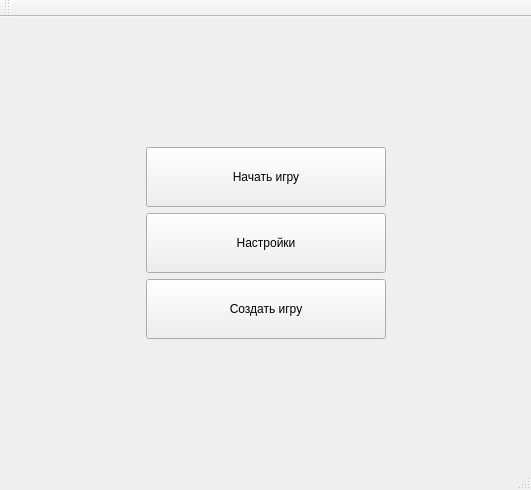
<?xml version="1.0" encoding="UTF-8"?>
<ui version="4.0">
 <class>MainWindow</class>
 <widget class="QMainWindow" name="MainWindow">
  <property name="geometry">
   <rect>
    <x>0</x>
    <y>0</y>
    <width>531</width>
    <height>490</height>
   </rect>
  </property>
  <property name="windowTitle">
   <string>MainWindow</string>
  </property>
  <widget class="QWidget" name="centralWidget">
   <layout class="QGridLayout" name="gridLayout">
    <item row="1" column="2">
     <spacer name="horizontalSpacer_2">
      <property name="orientation">
       <enum>Qt::Horizontal</enum>
      </property>
      <property name="sizeHint" stdset="0">
       <size>
        <width>40</width>
        <height>20</height>
       </size>
      </property>
     </spacer>
    </item>
    <item row="2" column="1">
     <spacer name="verticalSpacer_2">
      <property name="orientation">
       <enum>Qt::Vertical</enum>
      </property>
      <property name="sizeHint" stdset="0">
       <size>
        <width>20</width>
        <height>40</height>
       </size>
      </property>
     </spacer>
    </item>
    <item row="1" column="1">
     <layout class="QVBoxLayout" name="verticalLayout">
      <item>
       <widget class="QPushButton" name="startGameButton">
        <property name="minimumSize">
         <size>
          <width>240</width>
          <height>60</height>
         </size>
        </property>
        <property name="styleSheet">
         <string notr="true"/>
        </property>
        <property name="text">
         <string>Начать игру</string>
        </property>
       </widget>
      </item>
      <item>
       <widget class="QPushButton" name="settingsButton">
        <property name="minimumSize">
         <size>
          <width>240</width>
          <height>60</height>
         </size>
        </property>
        <property name="styleSheet">
         <string notr="true"/>
        </property>
        <property name="text">
         <string>Настройки</string>
        </property>
       </widget>
      </item>
      <item>
       <widget class="QPushButton" name="startServerButton">
        <property name="minimumSize">
         <size>
          <width>240</width>
          <height>60</height>
         </size>
        </property>
        <property name="text">
         <string>Создать игру</string>
        </property>
       </widget>
      </item>
     </layout>
    </item>
    <item row="1" column="0">
     <spacer name="horizontalSpacer">
      <property name="orientation">
       <enum>Qt::Horizontal</enum>
      </property>
      <property name="sizeHint" stdset="0">
       <size>
        <width>40</width>
        <height>20</height>
       </size>
      </property>
     </spacer>
    </item>
    <item row="0" column="1">
     <spacer name="verticalSpacer">
      <property name="orientation">
       <enum>Qt::Vertical</enum>
      </property>
      <property name="sizeHint" stdset="0">
       <size>
        <width>20</width>
        <height>40</height>
       </size>
      </property>
     </spacer>
    </item>
   </layout>
  </widget>
  <widget class="QMenuBar" name="menuBar">
   <property name="geometry">
    <rect>
     <x>0</x>
     <y>0</y>
     <width>531</width>
     <height>21</height>
    </rect>
   </property>
  </widget>
  <widget class="QToolBar" name="mainToolBar">
   <attribute name="toolBarArea">
    <enum>TopToolBarArea</enum>
   </attribute>
   <attribute name="toolBarBreak">
    <bool>false</bool>
   </attribute>
  </widget>
  <widget class="QStatusBar" name="statusBar"/>
 </widget>
 <layoutdefault spacing="6" margin="11"/>
 <resources/>
 <connections/>
</ui>
